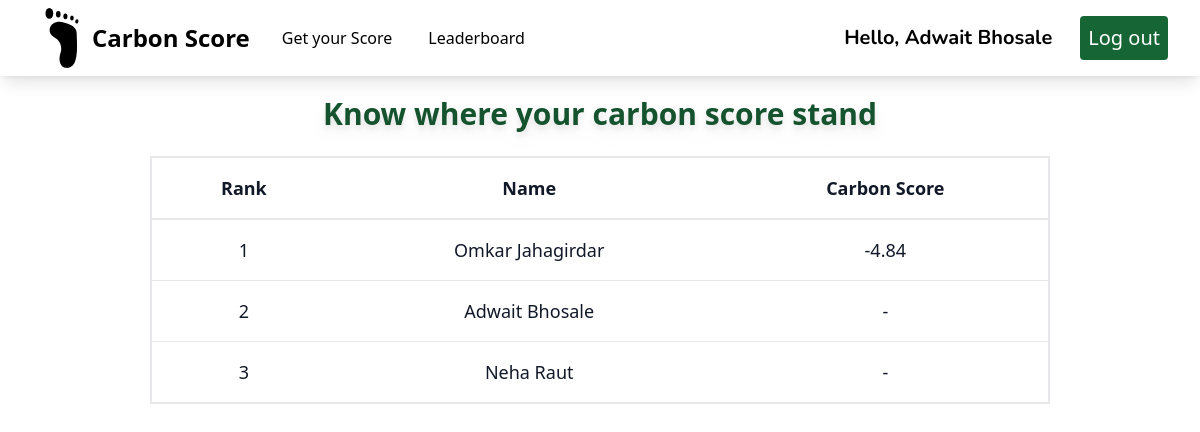
Page /leaderboard/ (signed in) on the earlier database version.
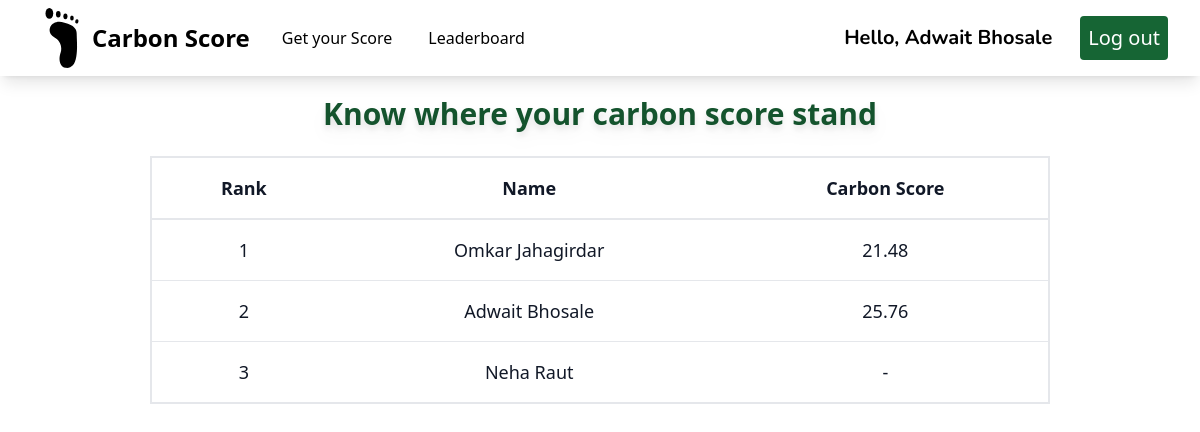
Same page on the later database version.
### userauth/models.py (models this page shows, shortened)
class Account(AbstractBaseUser):
    email           = models.EmailField(max_length=50, unique =True)
    fullname        = models.CharField(max_length=20)
    is_admin        = models.BooleanField(default=False)
    is_active       = models.BooleanField(default=True)
    is_staff        = models.BooleanField(default=False)
    is_superuser    = models.BooleanField(default=False)
    date_joined     = models.DateTimeField(verbose_name="date joined", auto_now_add=True)
    objects = MyAccountManager()
    USERNAME_FIELD = 'email'
    REQUIRED_FIELDS = ['fullname',]

### mainapp/models.py (models this page shows, shortened)
class Carbon_Score(models.Model):
    carbon_score    = models.DecimalField(default=0, max_digits=5, decimal_places=2)
    submitted_on = models.DateTimeField(default=timezone.now)
    user = models.ForeignKey(Account, on_delete=models.CASCADE)

### mainapp/views.py (the view)
# urls.py: path('leaderboard/', views.leaderboard, name='leaderboard'),
@login_required_message(message="Please log in, in order to view the requested page.")
@login_required
def leaderboard(request):
    if request.user.is_admin:
        return redirect('adminuser')
    users = Account.objects.filter(is_admin=False).values('fullname', 'id')
    users = list(users)
    for user in users:
        if len(Carbon_Score.objects.filter(user=user['id'])) > 0:
            carbon_score_obj = Carbon_Score.objects.filter(user=user['id']).order_by('-submitted_on')[0]
            carbon_score = carbon_score_obj.carbon_score
            user['carbon_score'] = carbon_score
        else:
            user['carbon_score'] = "-"
    context = {
        'users':users,
    }
    return render(request, 'mainapp/leaderboard.html', context)

### utils/decorator.py (called while the page is built)
def user_passes_test(test_func, message=default_message):
    def decorator(view_func):
        @wraps(view_func)
        def _wrapped_view(request, *args, **kwargs):
            if not test_func(request.user):
                messages.error(request, message)
            return view_func(request, *args, **kwargs)
        return _wrapped_view
    return decorator

def login_required_message(function=None, message=default_message):
    actual_decorator = user_passes_test(
        lambda u: u.is_authenticated, #fixed by removing ()
        message=message,
    )
    if function:
        return actual_decorator(function)
    return actual_decorator

### mainapp/templates/mainapp/leaderboard.html (shortened to what this page needs)
{% extends 'mainapp/base.html' %}
{% load static %}
{% block content %}
<div class= "py-4"></div>
<p class="py-4 text-center text-green-900 text-3xl font-bold pt-16 drop-shadow-lg  hover:underline-offset-8">Know where your carbon score stand </p>
<div class="flex flex-col  overflow-x-hidden">
    <div class="overflow-x-hidden sm:-mx-6 lg:-mx-8">
      <div class="py-2 inline-block min-w-full sm:px-6 lg:px-8">
        <div class="overflow-x-hidden flex justify-center">
          <table class="border border-2 text-center w-3/4">
            <thead class="bg-white border-2">
              <tr>
                <th scope="col" class="text-lg font-bold text-gray-900 px-6 py-4 text-center">
                  Rank
                </th>
                <th scope="col" class="text-lg font-bold text-gray-900 px-6 py-4 text-center">
                  Name
                </th>
                <th scope="col" class="text-lg font-bold text-gray-900 px-6 py-4 text-center">
                  Carbon Score
                </th>
              </tr>
            </thead>
            {% for user in users %}
            <tbody>
              {% if request.user == user %}
              <tr class="bg-white border border-2 border-green-900 text-white transition duration-300 ease-in-out hover:bg-gray-100">
                <td class="px-6 py-4 text-xl font-semibold text-gray-900 cursor-pointer">
                  {{ forloop.counter }}
                </td>
                <td class="text-xl font-semibold text-gray-900 px-6 py-4">
                  {% if request.user == user %}
                    You
                  {% else %}
                    {{ user.fullname }}
                  {% endif %}
                </td>
                <td class="text-xl font-semibold text-gray-900 px-6 py-4">
                  {{ user.carbon_score }}
                </td>
              </tr>
                  {% else %}
              <tr class="bg-white border-b transition duration-300 ease-in-out hover:bg-gray-100">
                <td class="px-6 py-4 text-lg font-medium text-gray-900 cursor-pointer">
                  {{ forloop.counter }}
                </td>
                <td class="text-lg text-gray-900 font-normal px-6 py-4">
                  {% if request.user == user %}
                    You
                  {% else %}
                    {{ user.fullname }}
                  {% endif %}
                </td>
                <td class="text-lg text-gray-900 font-normal px-6 py-4">
                  {{ user.carbon_score }}
                </td>
              </tr>
              {% endif %}
            </tbody>
            {% endfor %}
          </table>
        </div>
      </div>
    </div>
  </div>
{% endblock content %}

### mainapp/templates/mainapp/base.html (shortened to what this page needs)
{% load static %}
<!DOCTYPE html>
<html lang="en" class="scroll-smooth">
<head>
  <script src="https://cdn.tailwindcss.com"></script>
  <script src="https://cdn.tailwindcss.com"></script>
</head>
<body>
  <nav class="bg-white shadow-lg fixed w-full z-10 pb-0">
    <div class="px-8">
      <div class="flex justify-between">
        <div class="flex space-x-7">
          <div>
            <a href="{% url 'home' %}" class="flex items-center py-2">
              <span class="font-bold text-2xl">Carbon Score </span>
            </a>
          </div>
          <div class="flex justify-between items-center hover:bg-gray-300 p-1">
            <a href="{% url 'homeappliances' %}" class="font-medium text-md">Get your Score </a>
          </div>
          <div class="flex justify-between items-center hover:bg-gray-300 p-1">
            <a href="{% url 'leaderboard' %}" class="font-medium text-md">Leaderboard </a>
          </div>
        </div>
        <div class="hidden md:flex items-center space-x-3 ">
        {% if user.is_authenticated %}
        <h1 class="px-4 text-xl font-bold font-nunito">Hello, {{ user.fullname }}</h1>
          <form method="POST" action="{% url 'logout' %}">
            <button class="py-2 px-2 text-xl font-medium text-white rounded bg-green-800 transition duration-300 " type="submit">Log out</button>
        </form>
        {% endif %}
      </div>
      </div>
    </div>
</nav>
  {% block content %}{% endblock content %}
</body>
</html>

Differences in the rows shown:
changed Account "Adwait Bhosale": carbon_score "-" → "25.76"
changed Account "Omkar Jahagirdar": carbon_score "-4.84" → "21.48"
